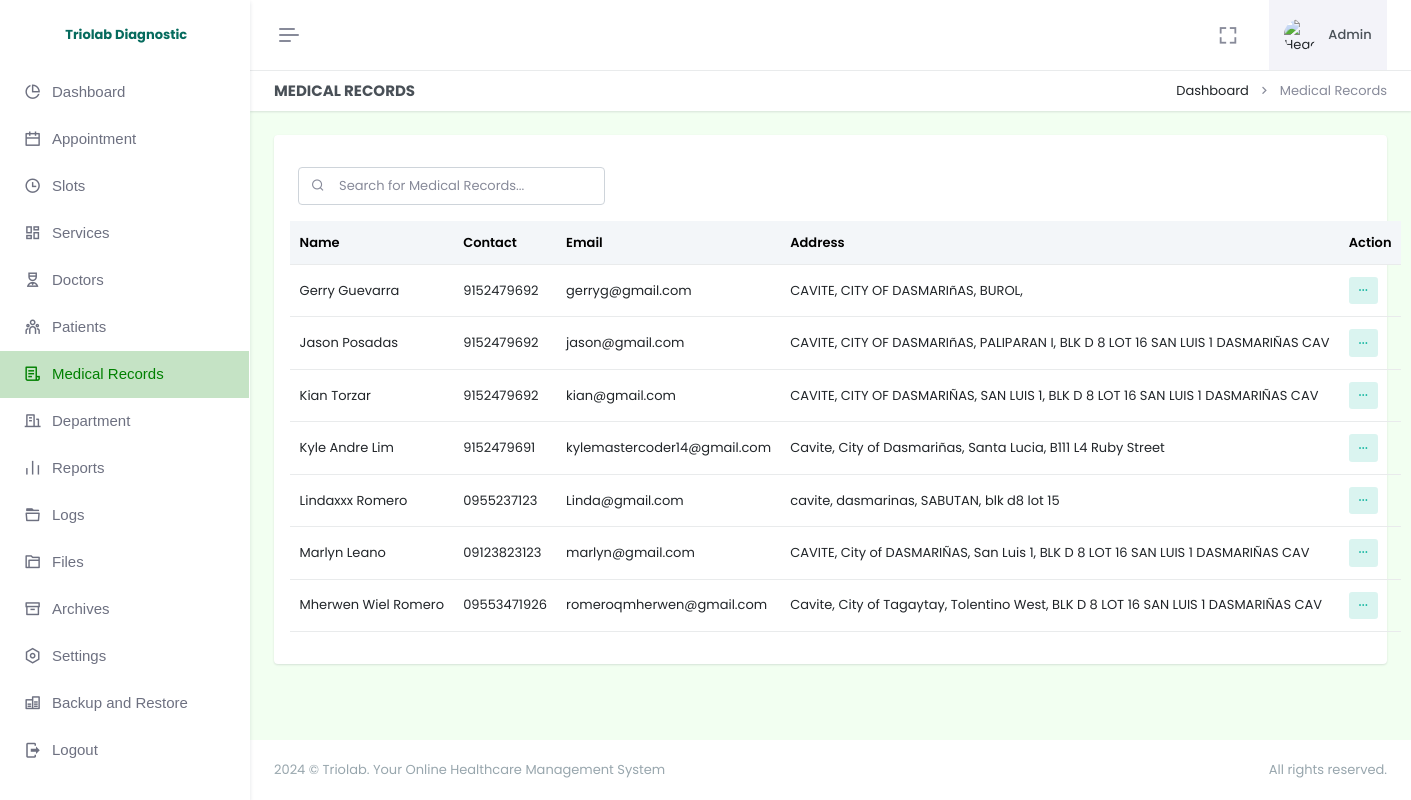
Screenshot of /admin/medical-records.php (signed in) with the database file from the repository.
### tables this page shows
CREATE TABLE `patient` (
  `id` int(11) NOT NULL AUTO_INCREMENT,
  `firstname` varchar(255) NOT NULL,
  `lastname` varchar(255) NOT NULL,
  `age` varchar(255) NOT NULL,
  `sex` varchar(255) NOT NULL,
  `email` varchar(255) NOT NULL,
  `dob` varchar(255) DEFAULT NULL,
  `birthplace` varchar(255) DEFAULT NULL,
  `contact` varchar(255) DEFAULT NULL,
  `password` varchar(255) NOT NULL,
  `province` varchar(255) DEFAULT NULL,
  `city` varchar(255) DEFAULT NULL,
  `barangay` varchar(255) DEFAULT NULL,
  `street` varchar(255) DEFAULT NULL,
  `date_added` timestamp NOT NULL DEFAULT current_timestamp(),
  PRIMARY KEY (`id`)
);

### admin/medical-records.php (the view, shortened to what this page needs)
<!doctype html>
<html lang="en" data-layout="vertical" data-topbar="light" data-sidebar="light" data-sidebar-size="lg" data-sidebar-image="none" data-preloader="disable" data-theme="default" data-theme-colors="green">
<head>
    <link rel="stylesheet" href="https://cdn.jsdelivr.net/npm/flatpickr/dist/flatpickr.min.css">
    <link href="assets/css/bootstrap.min.css" rel="stylesheet" type="text/css" />
    <link href="assets/css/icons.min.css" rel="stylesheet" type="text/css" />
    <link href="assets/css/app.min.css" rel="stylesheet" type="text/css" />
    <link href="assets/css/custom.min.css" rel="stylesheet" type="text/css" />
    <link rel="stylesheet" href="assets/css/sweetalert.css">
</head>
<body style="background-color: #F2FFF1">
    <div id="layout-wrapper">
        <?php require "header.php"; ?>
        <?php require "sidebar.php" ?>
        <div class="main-content">
            <div class="page-content">
                <div class="container-fluid">
                    <div class="row">
                        <div class="col-12">
                            <div class="page-title-box d-sm-flex align-items-center justify-content-between bg-galaxy-transparent">
                                <h4 class="mb-sm-0">Medical Records</h4>
                                <div class="page-title-right">
                                    <ol class="breadcrumb m-0">
                                        <li class="breadcrumb-item"><a href="index.php">Dashboard</a></li>
                                        <li class="breadcrumb-item active">Medical Records</li>
                                    </ol>
                                </div>
                            </div>
                        </div>
                    </div>
                    <div class="row">
                        <div class="col-12">
                            <div class="card">
                                <div class="card-body">
                                    <div class="d-flex justify-content-sm-start">
                                        <div class="search-box ms-2 mt-3 mb-3">
                                            <input type="text" id="searchInput" class="form-control" placeholder="Search for Medical Records..." onkeyup="searchTable()">
                                            <i class="ri-search-line search-icon"></i>
                                        </div>
                                    </div>
                                    <table class="table align-middle table-nowrap" id="patientTable">
                                        <thead class="table-light">
                                            <tr>
                                                <th>Name</th>
                                                <th>Contact</th>
                                                <th>Email</th>
                                                <th>Address</th>
                                                <th>Action</th>
                                            </tr>
                                        </thead>
                                        <tbody class="list">
                                            <?php
                                            $selectPatient = $pdo->prepare("
                                                SELECT *
                                                FROM patient
                                                ORDER BY firstname ASC
                                            ");
                                            $selectPatient->execute();
                                            if ($selectPatient->rowCount() > 0) {
                                                while ($row = $selectPatient->fetch(PDO::FETCH_ASSOC)) {
                                                    $fullname = htmlspecialchars($row['firstname']) . " " . htmlspecialchars($row['lastname']);
                                            ?>
                                                    <tr>
                                                        <td><?= $fullname; ?></td>
                                                        <td><?= htmlspecialchars($row['contact']); ?></td>
                                                        <td><?= htmlspecialchars($row['email']); ?></td>
                                                        <td><?= htmlspecialchars($row['province'] . ', ' . $row['city'] . ', ' . $row['barangay'] . ', ' . $row['street']); ?></td>
                                                        <td>
                                                            <div class="dropdown d-inline-block">
                                                                <button class="btn btn-soft-success btn-sm dropdown" type="button" data-bs-toggle="dropdown" aria-expanded="false">
                                                                    <i class="ri-more-fill align-middle"></i>
                                                                </button>
                                                            </div>
                                                        </td>
                                                    </tr>
                                                <?php
                                                }
                                            }
                                            ?>
                                        </tbody>
                                    </table>
                                </div>
                            </div>
                        </div>
                    </div>
                </div>
            </div>
            <?php require "footer.php"; ?>
        </div>
    </div>
</body>
</html>

### rows the page displays
patient: fullname "Gerry Guevarra", contact "9152479692", email "gerryg@gmail.com", province+city+barangay "CAVITE, CITY OF DASMARIñAS, BUROL,"
patient: fullname "Jason Posadas", contact "9152479692", email "jason@gmail.com", province+city+barangay "CAVITE, CITY OF DASMARIñAS, PALIPARAN I, BLK D 8 LOT 16 SAN LUIS 1 DASMARIÑAS CAV"
patient: fullname "Kian Torzar", contact "9152479692", email "kian@gmail.com", province+city+barangay "CAVITE, CITY OF DASMARIÑAS, SAN LUIS 1, BLK D 8 LOT 16 SAN LUIS 1 DASMARIÑAS CAV"
patient: fullname "Kyle Andre Lim", contact "9152479691", email "kylemastercoder14@gmail.com", province+city+barangay "Cavite, City of Dasmariñas, Santa Lucia, B111 L4 Ruby Street"
patient: fullname "Lindaxxx Romero", contact "0955237123", email "Linda@gmail.com", province+city+barangay "cavite, dasmarinas, SABUTAN, blk d8 lot 15"
patient: fullname "Marlyn Leano", contact "09123823123", email "marlyn@gmail.com", province+city+barangay "CAVITE, City of DASMARIÑAS, San Luis 1, BLK D 8 LOT 16 SAN LUIS 1 DASMARIÑAS CAV"
patient: fullname "Mherwen Wiel Romero", contact "09553471926", email "romeroqmherwen@gmail.com", province+city+barangay "Cavite, City of Tagaytay, Tolentino West, BLK D 8 LOT 16 SAN LUIS 1 DASMARIÑAS CAV"
